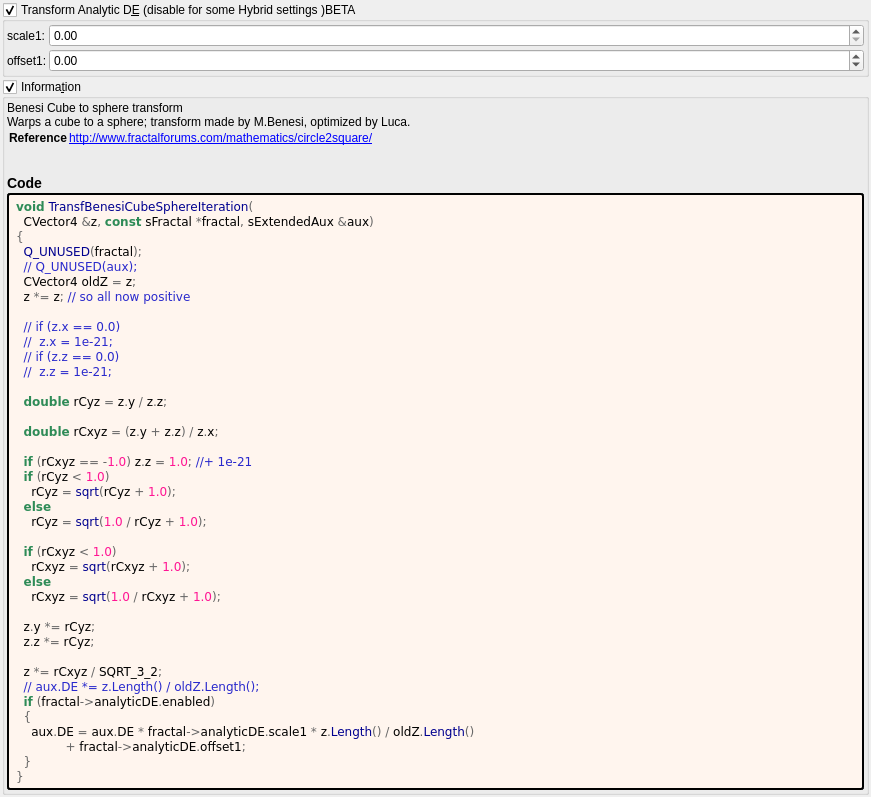
<?xml version="1.0" encoding="UTF-8"?>
<ui version="4.0">
 <class>transf_benesi_cube_sphere</class>
 <widget class="QWidget" name="Form">
  <property name="geometry">
   <rect>
    <x>0</x>
    <y>0</y>
    <width>871</width>
    <height>728</height>
   </rect>
  </property>
  <property name="windowTitle">
   <string notr="true">transf_benesi_cube_sphere</string>
  </property>
  <layout class="QVBoxLayout" name="verticalLayout">
   <property name="spacing">
    <number>2</number>
   </property>
   <property name="leftMargin">
    <number>2</number>
   </property>
   <property name="topMargin">
    <number>2</number>
   </property>
   <property name="rightMargin">
    <number>2</number>
   </property>
   <property name="bottomMargin">
    <number>2</number>
   </property>
   <item>
    <widget class="MyGroupBox" name="groupCheck_analyticDE_enabled">
     <property name="title">
      <string>Transform Analytic D&amp;E (disable for some Hybrid settings )BETA</string>
     </property>
     <property name="checkable">
      <bool>true</bool>
     </property>
     <layout class="QVBoxLayout" name="verticalLayout_12" stretch="0">
      <property name="spacing">
       <number>2</number>
      </property>
      <property name="leftMargin">
       <number>2</number>
      </property>
      <property name="topMargin">
       <number>2</number>
      </property>
      <property name="rightMargin">
       <number>2</number>
      </property>
      <property name="bottomMargin">
       <number>2</number>
      </property>
      <item>
       <layout class="QGridLayout" name="gridLayout_28" columnstretch="0,0,1">
        <property name="spacing">
         <number>2</number>
        </property>
        <item row="1" column="1">
         <widget class="QLabel" name="label_178">
          <property name="text">
           <string>offset1:</string>
          </property>
         </widget>
        </item>
        <item row="0" column="1">
         <widget class="QLabel" name="label_179">
          <property name="text">
           <string>scale1:</string>
          </property>
         </widget>
        </item>
        <item row="0" column="2">
         <widget class="MyDoubleSpinBox" name="spinbox_analyticDE_scale_1">
          <property name="sizePolicy">
           <sizepolicy hsizetype="Minimum" vsizetype="Maximum">
            <horstretch>0</horstretch>
            <verstretch>0</verstretch>
           </sizepolicy>
          </property>
          <property name="prefix">
           <string/>
          </property>
          <property name="suffix">
           <string/>
          </property>
          <property name="decimals">
           <number>2</number>
          </property>
          <property name="minimum">
           <double>0.000000000000000</double>
          </property>
          <property name="maximum">
           <double>99.989999999999995</double>
          </property>
          <property name="singleStep">
           <double>0.100000000000000</double>
          </property>
         </widget>
        </item>
        <item row="1" column="2">
         <widget class="MyDoubleSpinBox" name="spinbox_analyticDE_offset_1">
          <property name="sizePolicy">
           <sizepolicy hsizetype="Minimum" vsizetype="Maximum">
            <horstretch>0</horstretch>
            <verstretch>0</verstretch>
           </sizepolicy>
          </property>
          <property name="prefix">
           <string/>
          </property>
          <property name="suffix">
           <string/>
          </property>
          <property name="decimals">
           <number>2</number>
          </property>
          <property name="minimum">
           <double>-99.989999999999995</double>
          </property>
          <property name="maximum">
           <double>99.989999999999995</double>
          </property>
          <property name="singleStep">
           <double>0.100000000000000</double>
          </property>
         </widget>
        </item>
       </layout>
      </item>
     </layout>
    </widget>
   </item>
   <item>
    <widget class="MyGroupBox" name="groupCheck_info">
     <property name="title">
      <string>Informa&amp;tion</string>
     </property>
     <property name="flat">
      <bool>false</bool>
     </property>
     <property name="checkable">
      <bool>true</bool>
     </property>
     <layout class="QVBoxLayout" name="verticalLayout_2">
      <property name="spacing">
       <number>2</number>
      </property>
      <property name="leftMargin">
       <number>2</number>
      </property>
      <property name="topMargin">
       <number>2</number>
      </property>
      <property name="rightMargin">
       <number>2</number>
      </property>
      <property name="bottomMargin">
       <number>2</number>
      </property>
      <item>
       <widget class="QLabel" name="label_information_general">
        <property name="text">
         <string notr="true">&lt;p&gt;Benesi Cube to sphere transform&lt;br&gt;Warps a cube to a sphere; transform made by M.Benesi, optimized by Luca.&lt;/p&gt;&lt;table&gt;
&lt;tr&gt;&lt;th&gt;Reference&lt;/th&gt;&lt;td&gt;&lt;a href=&quot;http://www.fractalforums.com/mathematics/circle2square/&quot;&gt;http://www.fractalforums.com/mathematics/circle2square/&lt;br&gt;
&lt;/td&gt;&lt;/tr&gt;
&lt;/table&gt;
&lt;h3&gt;Code&lt;/h3&gt;</string>
        </property>
        <property name="wordWrap">
         <bool>true</bool>
        </property>
        <property name="openExternalLinks">
         <bool>true</bool>
        </property>
        <property name="textInteractionFlags">
         <set>Qt::LinksAccessibleByMouse|Qt::TextSelectableByMouse</set>
        </property>
       </widget>
      </item>
      <item>
       <widget class="QLabel" name="label_code_content">
        <property name="styleSheet">
         <string notr="true">border-style: outset; border-width: 2px; border-radius: 3px; border-color: black; background-color: #fff5ee; padding: 4px;</string>
        </property>
        <property name="text">
         <string notr="true">&lt;body style=&quot;background-color:#fff5ee&quot;&gt;
&lt;pre style=&quot;color:#000000; background-color:#fff5ee;  font-family:&#039;Courier New&#039;,monospace;&quot;&gt;&lt;span style=&quot;color:#2e8b57; font-weight:bold&quot;&gt;void&lt;/span&gt; &lt;span style=&quot;color:#00008f&quot;&gt;TransfBenesiCubeSphereIteration&lt;/span&gt;&lt;span style=&quot;color:#676767&quot;&gt;(&lt;/span&gt;
  CVector4 &lt;span style=&quot;color:#676767&quot;&gt;&amp;amp;&lt;/span&gt;z&lt;span style=&quot;color:#676767&quot;&gt;,&lt;/span&gt; &lt;span style=&quot;color:#2e8b57; font-weight:bold&quot;&gt;const&lt;/span&gt; sFractal &lt;span style=&quot;color:#676767&quot;&gt;*&lt;/span&gt;fractal&lt;span style=&quot;color:#676767&quot;&gt;,&lt;/span&gt; sExtendedAux &lt;span style=&quot;color:#676767&quot;&gt;&amp;amp;&lt;/span&gt;aux&lt;span style=&quot;color:#676767&quot;&gt;)&lt;/span&gt;
&lt;span style=&quot;color:#676767&quot;&gt;{&lt;/span&gt;
  &lt;span style=&quot;color:#00008f&quot;&gt;Q_UNUSED&lt;/span&gt;&lt;span style=&quot;color:#676767&quot;&gt;(&lt;/span&gt;fractal&lt;span style=&quot;color:#676767&quot;&gt;);&lt;/span&gt;
  &lt;span style=&quot;color:#2929cc&quot;&gt;// Q_UNUSED(aux);&lt;/span&gt;
  CVector4 oldZ &lt;span style=&quot;color:#676767&quot;&gt;=&lt;/span&gt; z&lt;span style=&quot;color:#676767&quot;&gt;;&lt;/span&gt;
  z &lt;span style=&quot;color:#676767&quot;&gt;*=&lt;/span&gt; z&lt;span style=&quot;color:#676767&quot;&gt;;&lt;/span&gt; &lt;span style=&quot;color:#2929cc&quot;&gt;// so all now positive&lt;/span&gt;

  &lt;span style=&quot;color:#2929cc&quot;&gt;// if (z.x == 0.0)&lt;/span&gt;
  &lt;span style=&quot;color:#2929cc&quot;&gt;//  z.x = 1e-21;&lt;/span&gt;
  &lt;span style=&quot;color:#2929cc&quot;&gt;// if (z.z == 0.0)&lt;/span&gt;
  &lt;span style=&quot;color:#2929cc&quot;&gt;//  z.z = 1e-21;&lt;/span&gt;

  &lt;span style=&quot;color:#2e8b57; font-weight:bold&quot;&gt;double&lt;/span&gt; rCyz &lt;span style=&quot;color:#676767&quot;&gt;=&lt;/span&gt; z&lt;span style=&quot;color:#676767&quot;&gt;.&lt;/span&gt;y &lt;span style=&quot;color:#676767&quot;&gt;/&lt;/span&gt; z&lt;span style=&quot;color:#676767&quot;&gt;.&lt;/span&gt;z&lt;span style=&quot;color:#676767&quot;&gt;;&lt;/span&gt;

  &lt;span style=&quot;color:#2e8b57; font-weight:bold&quot;&gt;double&lt;/span&gt; rCxyz &lt;span style=&quot;color:#676767&quot;&gt;= (&lt;/span&gt;z&lt;span style=&quot;color:#676767&quot;&gt;.&lt;/span&gt;y &lt;span style=&quot;color:#676767&quot;&gt;+&lt;/span&gt; z&lt;span style=&quot;color:#676767&quot;&gt;.&lt;/span&gt;z&lt;span style=&quot;color:#676767&quot;&gt;) /&lt;/span&gt; z&lt;span style=&quot;color:#676767&quot;&gt;.&lt;/span&gt;x&lt;span style=&quot;color:#676767&quot;&gt;;&lt;/span&gt;

  &lt;span style=&quot;color:#2e8b57; font-weight:bold&quot;&gt;if&lt;/span&gt; &lt;span style=&quot;color:#676767&quot;&gt;(&lt;/span&gt;rCxyz &lt;span style=&quot;color:#676767&quot;&gt;== -&lt;/span&gt;&lt;span style=&quot;color:#ff1493&quot;&gt;1.0&lt;/span&gt;&lt;span style=&quot;color:#676767&quot;&gt;)&lt;/span&gt; z&lt;span style=&quot;color:#676767&quot;&gt;.&lt;/span&gt;z &lt;span style=&quot;color:#676767&quot;&gt;=&lt;/span&gt; &lt;span style=&quot;color:#ff1493&quot;&gt;1.0&lt;/span&gt;&lt;span style=&quot;color:#676767&quot;&gt;;&lt;/span&gt; &lt;span style=&quot;color:#2929cc&quot;&gt;//+ 1e-21&lt;/span&gt;
  &lt;span style=&quot;color:#2e8b57; font-weight:bold&quot;&gt;if&lt;/span&gt; &lt;span style=&quot;color:#676767&quot;&gt;(&lt;/span&gt;rCyz &lt;span style=&quot;color:#676767&quot;&gt;&amp;lt;&lt;/span&gt; &lt;span style=&quot;color:#ff1493&quot;&gt;1.0&lt;/span&gt;&lt;span style=&quot;color:#676767&quot;&gt;)&lt;/span&gt;
    rCyz &lt;span style=&quot;color:#676767&quot;&gt;=&lt;/span&gt; &lt;span style=&quot;color:#00008f&quot;&gt;sqrt&lt;/span&gt;&lt;span style=&quot;color:#676767&quot;&gt;(&lt;/span&gt;rCyz &lt;span style=&quot;color:#676767&quot;&gt;+&lt;/span&gt; &lt;span style=&quot;color:#ff1493&quot;&gt;1.0&lt;/span&gt;&lt;span style=&quot;color:#676767&quot;&gt;);&lt;/span&gt;
  &lt;span style=&quot;color:#2e8b57; font-weight:bold&quot;&gt;else&lt;/span&gt;
    rCyz &lt;span style=&quot;color:#676767&quot;&gt;=&lt;/span&gt; &lt;span style=&quot;color:#00008f&quot;&gt;sqrt&lt;/span&gt;&lt;span style=&quot;color:#676767&quot;&gt;(&lt;/span&gt;&lt;span style=&quot;color:#ff1493&quot;&gt;1.0&lt;/span&gt; &lt;span style=&quot;color:#676767&quot;&gt;/&lt;/span&gt; rCyz &lt;span style=&quot;color:#676767&quot;&gt;+&lt;/span&gt; &lt;span style=&quot;color:#ff1493&quot;&gt;1.0&lt;/span&gt;&lt;span style=&quot;color:#676767&quot;&gt;);&lt;/span&gt;

  &lt;span style=&quot;color:#2e8b57; font-weight:bold&quot;&gt;if&lt;/span&gt; &lt;span style=&quot;color:#676767&quot;&gt;(&lt;/span&gt;rCxyz &lt;span style=&quot;color:#676767&quot;&gt;&amp;lt;&lt;/span&gt; &lt;span style=&quot;color:#ff1493&quot;&gt;1.0&lt;/span&gt;&lt;span style=&quot;color:#676767&quot;&gt;)&lt;/span&gt;
    rCxyz &lt;span style=&quot;color:#676767&quot;&gt;=&lt;/span&gt; &lt;span style=&quot;color:#00008f&quot;&gt;sqrt&lt;/span&gt;&lt;span style=&quot;color:#676767&quot;&gt;(&lt;/span&gt;rCxyz &lt;span style=&quot;color:#676767&quot;&gt;+&lt;/span&gt; &lt;span style=&quot;color:#ff1493&quot;&gt;1.0&lt;/span&gt;&lt;span style=&quot;color:#676767&quot;&gt;);&lt;/span&gt;
  &lt;span style=&quot;color:#2e8b57; font-weight:bold&quot;&gt;else&lt;/span&gt;
    rCxyz &lt;span style=&quot;color:#676767&quot;&gt;=&lt;/span&gt; &lt;span style=&quot;color:#00008f&quot;&gt;sqrt&lt;/span&gt;&lt;span style=&quot;color:#676767&quot;&gt;(&lt;/span&gt;&lt;span style=&quot;color:#ff1493&quot;&gt;1.0&lt;/span&gt; &lt;span style=&quot;color:#676767&quot;&gt;/&lt;/span&gt; rCxyz &lt;span style=&quot;color:#676767&quot;&gt;+&lt;/span&gt; &lt;span style=&quot;color:#ff1493&quot;&gt;1.0&lt;/span&gt;&lt;span style=&quot;color:#676767&quot;&gt;);&lt;/span&gt;

  z&lt;span style=&quot;color:#676767&quot;&gt;.&lt;/span&gt;y &lt;span style=&quot;color:#676767&quot;&gt;*=&lt;/span&gt; rCyz&lt;span style=&quot;color:#676767&quot;&gt;;&lt;/span&gt;
  z&lt;span style=&quot;color:#676767&quot;&gt;.&lt;/span&gt;z &lt;span style=&quot;color:#676767&quot;&gt;*=&lt;/span&gt; rCyz&lt;span style=&quot;color:#676767&quot;&gt;;&lt;/span&gt;

  z &lt;span style=&quot;color:#676767&quot;&gt;*=&lt;/span&gt; rCxyz &lt;span style=&quot;color:#676767&quot;&gt;/&lt;/span&gt; SQRT_3_2&lt;span style=&quot;color:#676767&quot;&gt;;&lt;/span&gt;
  &lt;span style=&quot;color:#2929cc&quot;&gt;// aux.DE *= z.Length() / oldZ.Length();&lt;/span&gt;
  &lt;span style=&quot;color:#2e8b57; font-weight:bold&quot;&gt;if&lt;/span&gt; &lt;span style=&quot;color:#676767&quot;&gt;(&lt;/span&gt;fractal&lt;span style=&quot;color:#676767&quot;&gt;-&amp;gt;&lt;/span&gt;analyticDE&lt;span style=&quot;color:#676767&quot;&gt;.&lt;/span&gt;enabled&lt;span style=&quot;color:#676767&quot;&gt;)&lt;/span&gt;
  &lt;span style=&quot;color:#676767&quot;&gt;{&lt;/span&gt;
    aux&lt;span style=&quot;color:#676767&quot;&gt;.&lt;/span&gt;DE &lt;span style=&quot;color:#676767&quot;&gt;=&lt;/span&gt; aux&lt;span style=&quot;color:#676767&quot;&gt;.&lt;/span&gt;DE &lt;span style=&quot;color:#676767&quot;&gt;*&lt;/span&gt; fractal&lt;span style=&quot;color:#676767&quot;&gt;-&amp;gt;&lt;/span&gt;analyticDE&lt;span style=&quot;color:#676767&quot;&gt;.&lt;/span&gt;scale1 &lt;span style=&quot;color:#676767&quot;&gt;*&lt;/span&gt; z&lt;span style=&quot;color:#676767&quot;&gt;.&lt;/span&gt;&lt;span style=&quot;color:#00008f&quot;&gt;Length&lt;/span&gt;&lt;span style=&quot;color:#676767&quot;&gt;() /&lt;/span&gt; oldZ&lt;span style=&quot;color:#676767&quot;&gt;.&lt;/span&gt;&lt;span style=&quot;color:#00008f&quot;&gt;Length&lt;/span&gt;&lt;span style=&quot;color:#676767&quot;&gt;()&lt;/span&gt;
             &lt;span style=&quot;color:#676767&quot;&gt;+&lt;/span&gt; fractal&lt;span style=&quot;color:#676767&quot;&gt;-&amp;gt;&lt;/span&gt;analyticDE&lt;span style=&quot;color:#676767&quot;&gt;.&lt;/span&gt;offset1&lt;span style=&quot;color:#676767&quot;&gt;;&lt;/span&gt;
  &lt;span style=&quot;color:#676767&quot;&gt;}&lt;/span&gt;
&lt;span style=&quot;color:#676767&quot;&gt;}&lt;/span&gt;
&lt;/pre&gt;
&lt;/body&gt;</string>
        </property>
        <property name="wordWrap">
         <bool>true</bool>
        </property>
        <property name="openExternalLinks">
         <bool>true</bool>
        </property>
        <property name="textInteractionFlags">
         <set>Qt::LinksAccessibleByMouse|Qt::TextSelectableByMouse</set>
        </property>
       </widget>
      </item>
     </layout>
    </widget>
   </item>
   <item>
    <spacer name="verticalSpacer">
     <property name="orientation">
      <enum>Qt::Vertical</enum>
     </property>
     <property name="sizeHint" stdset="0">
      <size>
       <width>20</width>
       <height>40</height>
      </size>
     </property>
    </spacer>
   </item>
  </layout>
 </widget>
 <customwidgets>
  <customwidget>
   <class>MyGroupBox</class>
   <extends>QGroupBox</extends>
   <header>my_group_box.h</header>
   <container>1</container>
  </customwidget>
  <customwidget>
   <class>MyDoubleSpinBox</class>
   <extends>QDoubleSpinBox</extends>
   <header>my_double_spin_box.h</header>
  </customwidget>
 </customwidgets>
 <tabstops>
  <tabstop>groupCheck_info</tabstop>
 </tabstops>
 <resources/>
 <connections/>
</ui>
